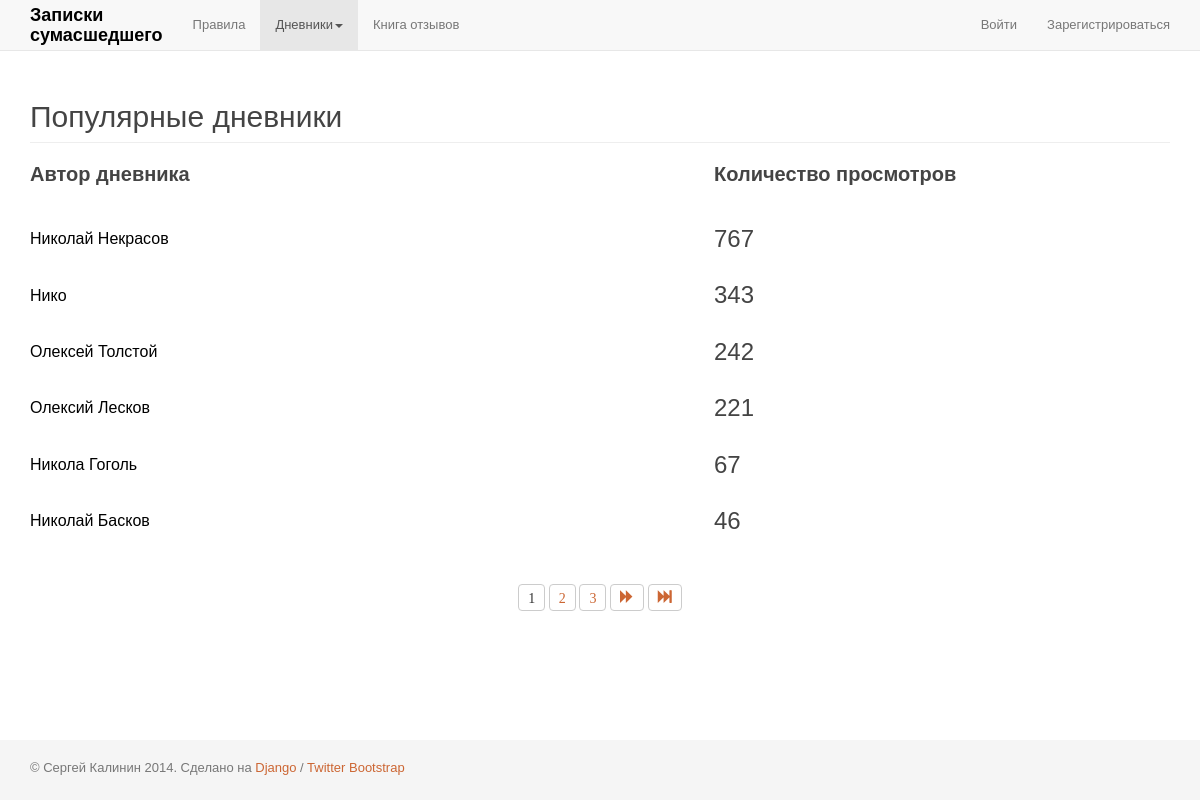
The page /most_popular_authors/ on the database as committed earlier.
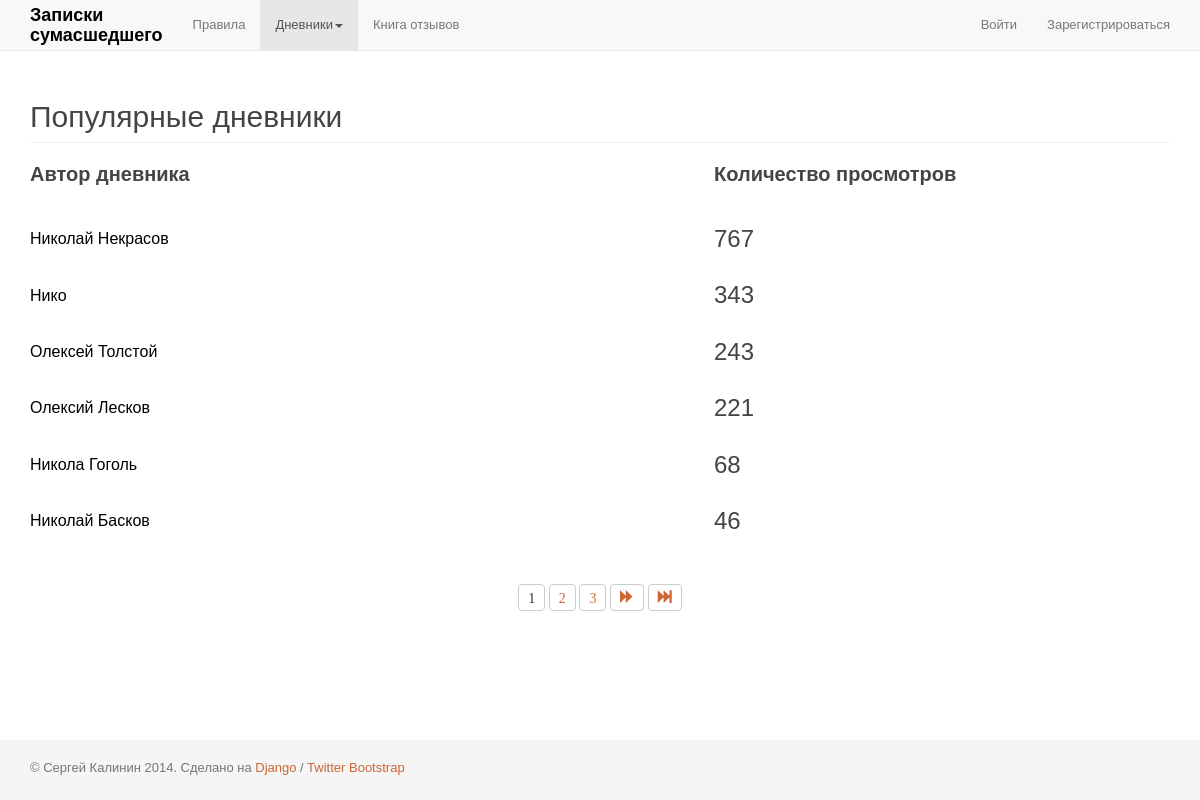
The same page on the database as committed later.
### app_accounts/models.py (models this page shows, shortened)
class UserProfile(User):
	gender = models.ForeignKey(
		Gender,
		verbose_name='Пол',
		blank=True,
		null=True,
	)
	nickname = models.CharField(
		'Отображаемое имя',
		max_length=50,
		blank=False,
	)
	phone = models.CharField(
		max_length=50,
		blank=False,
	)
	skype = models.CharField(
		max_length=50,
		blank=False,
	)
	other = models.TextField(
		max_length=500,
		blank=False,
	)
	avatar = models.ImageField(
		upload_to='userprofile/avatar/',
		blank=True,
		null=True,
	)
	views = models.IntegerField(
		default=0,
		null=False,
		blank=True,
	)
	objects = UserManager()
	@classmethod
	def get_popular_authors_entries(self):
		return self.objects.filter(is_active=1, is_superuser=0).order_by('-views')

### app_zapsum/views.py (the view)
# urls.py: url(r'^most_popular_authors/$', 'views.most_popular_authors', name='most_popular_authors'),
def most_popular_authors(request):
	popular_authors = UserProfile.get_popular_authors_entries()
	paginator = Paginator(popular_authors, 6)
	list_pages = paginator.page_range
	page = request.GET.get('page')
	try:
		popular_authors_paginated = paginator.page(page)
	except PageNotAnInteger:
		popular_authors_paginated = paginator.page(1)
	except EmptyPage:
		popular_authors_paginated = paginator.page(paginator.num_pages)
	last_page = list_pages[-1]
	first_page = list_pages[0]
	t = loader.get_template('page_most_popular_authors.html')
	c = RequestContext(request, {
		'popular_authors': popular_authors,
		'list_pages': list_pages,
		'popular_authors_paginated': popular_authors_paginated,
		'last_page': last_page,
		'first_page': first_page,
	}, [custom_proc])
	return HttpResponse(t.render(c))

### app_accounts/templatetags/tags_app_accounts.py (called while the page is built)
@register.inclusion_tag("part_auth_area.html")
def part_auth_area(user):
	if user:
		return {
			'is_authenticated': user.is_authenticated,
			'username': user.username,
			'user_id': user.pk,
		}

@register.inclusion_tag("part_nav_area.html")
def part_nav_area(user):
	if user:
		new_sends = Message.get_new_sends(user.pk)
		return {
			'is_authenticated': user.is_authenticated,
			'new_sends': new_sends,
		}

### app_messages/models.py (called while the page is built)
	@classmethod
	def get_new_sends(self, user_pk):
		return self.objects.filter(reciever_show=True, reciever=user_pk, date_recieve__isnull=True).count()

	@classmethod
	def get_entries(self):
		return self.objects.all()

### app_zapsum/templatetags/tags_app_zapsum.py (called while the page is built)
@register.inclusion_tag("part_pagination.html")
def part_pagination(entries, list_pages, last_page, first_page):
	return {
		'entries_paginated': entries,
		'list_pages': list_pages,
		'last_page': last_page,
		'first_page': first_page,
	}

@register.inclusion_tag("part_modal.html")
def part_modal(modal, action):
	window_type = None
	window_type_label = None
	timeout = None
	message = None
	for entry in modal:
		if action == entry.id:
			if entry.window == 0:
				window_type = 'infoModal'
				window_type_label = 'mySmallModalLabel'
			elif entry.window == 1:
				window_type = 'commonModal'
				window_type_label = 'commonModalLabel'
			timeout = entry.timeout
			message = entry.message
	return {
		'window_type': window_type,
		'window_type_label': window_type_label,
		'timeout': timeout,
		'message': message,
	}

### app_zapsum/views.py (called while the page is built)
def custom_proc(request):
	modal = Modal.get_entries()
	return{
		'request': request,
		'modal': modal,
	}

### app_zapsum/templates/page_most_popular_authors.html (shortened to what this page needs)
{% extends "page_base.html" %}
{% load tags_app_zapsum %}
{% block content %}
	<section class="section popular_authors">
		<div class="page-header">
			<h2>Популярные дневники</h2>
		</div>
		<table class="list_table">
			<thead>
				<tr>
					<td>Автор дневника</td>
					<td>Количество просмотров</td>
				</tr>
			</thead>
			<tbody>
				{% for entry in popular_authors_paginated %}
					<tr class="article author_line">
						<td class="cell_title">
							<a class="article_link" href="/profile/{{ entry.id }}/">
								{% if entry.nickname %}
									<h3 class="h3">{{ entry.nickname }}</h3>
								{% endif %}
							</a>
						</td>
						<td class="cell_actions">
							{% if entry.views %}
								<h3 class="h3">{{ entry.views }}</h3>
							{% endif %}
						</td>
					</tr>
				{% endfor %}
			</tbody>
		</table>
		{% part_pagination popular_authors_paginated list_pages last_page first_page %}
	</section>
{% endblock %}

### zapsum/templates/page_base.html (shortened to what this page needs)
<!DOCTYPE html>
{% load staticfiles %}
{% load tags_app_accounts %}
{% load tags_app_zapsum %}
<html lang="ru">
	<head>
		<link href="{% static 'zapsum/css/bootstrap/bootstrap.min.css' %}" rel="stylesheet">
		<link href="{% static 'zapsum/css/bootstrap/sticky-footer-navbar.css' %}" rel="stylesheet">
		<link href="{% static 'zapsum/css/styles.css' %}" rel="stylesheet">
		<link href="{% static 'app_guestbook/css/styles.css' %}" rel="stylesheet">
		<link href="{% static 'app_accounts/css/styles.css' %}" rel="stylesheet">
		<link href="{% static 'app_zapsum/css/styles.css' %}" rel="stylesheet">
	</head>
	<body>
		<div class="navbar navbar-default navbar-fixed-top nav_top" role="navigation">
			<div class="container">
				<div class="navbar-header">
					<a class="navbar-brand" href="{% url 'rules' %}">Записки <br />сумасшедшего</a>
				</div>
				<div class="collapse navbar-collapse">
					<ul class="nav navbar-nav">
						{% part_nav_area request.user %}
					</ul>
					<ul class="nav navbar-nav navbar-right">
						{% part_auth_area request.user %}
					</ul>
				</div>
			</div>
		</div>
		<div class="container main_container">
			{% block content %}{% endblock %}
		</div>
		<div class="footer">
			<div class="container">
				<p class="text-muted">© Сергей Калинин 2014. Сделано на <a href="https://www.djangoproject.com/">Django</a> / <a href="http://getbootstrap.com/">Twitter Bootstrap</a></p>
			</div>
		</div>
	</body>
</html>

### app_accounts/templates/part_nav_area.html (shortened to what this page needs)
<li><a href="{% url 'rules' %}">Правила</a></li>
<li class="dropdown">
	<a href="#" class="dropdown-toggle" data-toggle="dropdown">Дневники<span class="caret"></span></a>
</li>
<li><a href="{% url 'guestbook_tape' %}">Книга отзывов</a></li>

### app_accounts/templates/part_auth_area.html
{% if is_authenticated %}
	<li>
		<a id="login" href="/profile/{{ user_id }}/" onclick="preventDefault()">{{ username }}</a>
	</li>
	<li>
		<a id="exit_link" href="{% url 'logout' %}">(Выйти)</a>
	</li>
{% else %}
	<li>
		<a href="{% url 'authentication' %}">Войти</a>
	</li>
	<li>
		<a href="{% url 'registration' %}">Зарегистрироваться</a>
	</li>
{% endif %}

### app_zapsum/templates/part_pagination.html (shortened to what this page needs)
{% if last_page > 1 %}
	<div class="pager_outer">
		<div class="pager">
			<span>
				{% for page in list_pages  %}
					<div class="btn-group">
						{% if entries_paginated.number == page %}
							<button type="button" class="btn btn-default">
								<span class="a glyphicon">{{ page }}</span>
							</button>
						{% else %}
							<button type="button" class="btn btn-default">
								<a class="a num glyphicon" href="?page={{ page }}">{{ page }}</a>
							</button>
						{% endif %}
					</div>
				{% endfor %}
			</span>
			{% if entries_paginated.has_next %}
				<button type="button" class="btn btn-default">
					<a class="a right glyphicon glyphicon-forward" href="?page={{ entries_paginated.next_page_number }}"></a>
				</button>
				<button type="button" class="btn btn-default">
					<a class="a right2 glyphicon glyphicon-fast-forward" href="?page={{ last_page }}"></a>
				</button>
			{% endif %}
		</div>
	</div>
{% endif %}

### zapsum/static/zapsum/css/styles.css (style rules this page uses)
html, body, div, h1, h2, h3, h4, h5, h6, a, a img, p, ul, ol, li, span, fieldset , form, dl, dd, dt, table, tr, td, img { border: none; margin: 0; outline: none; padding: 0; }
body { font: normal 13px arial, sans-serif; color: #444; }
a { color: #cc6633; }
ul { list-style-type: none; }
body > .main_container { padding-bottom: 80px; }
.navbar>.container .navbar-brand { color: #000; font-weight: bolder; margin-top: -10px; }
.pager .btn { padding: 0; }
.pager .a { padding: 3px 9px 8px; }
.list_table { width: 100%; margin-bottom: 40px; }
.list_table thead { font: bold 20px arial, sans-serif; }
.list_table thead td { padding-bottom: 20px; }
.list_table .cell_title { padding: 0 20px 0 0; }
.list_table .cell_title .h3 { font: 16px arial, sans-serif; color: #000; }
.list_table .cell_actions { width: 40%; }

Rows that differ between the two databases and show on the page:
changed UserProfile "Олексей Толстой": views "242" → "243"
changed UserProfile "Никола Гоголь": views "67" → "68"
